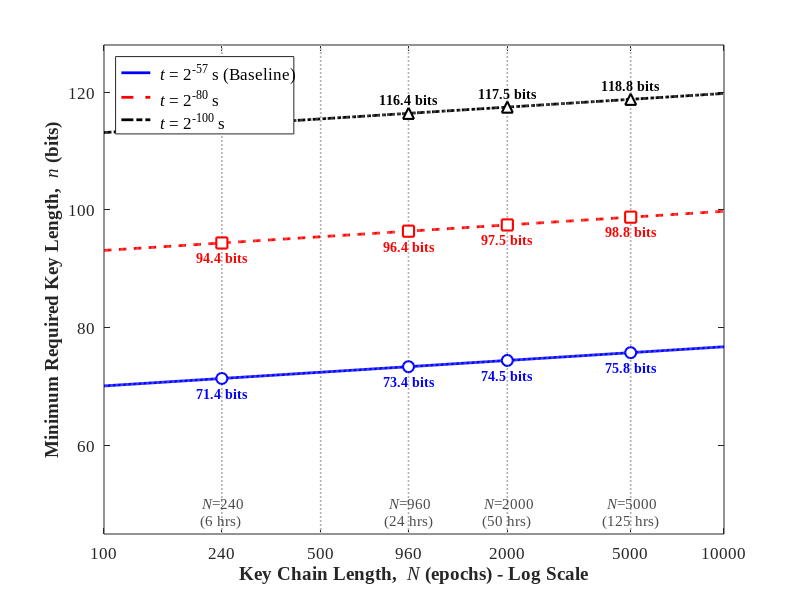

The MATLAB script that drew this image:

% ---------------------------------------------------------
% PQ-GNSS-TESLA: Minimum Pre-Quantum Key Length Evaluation
% Highlighting specific chain lengths with custom vertical lines
% ---------------------------------------------------------

% 1. Parameter Settings
T_epoch = 90; % Duration of one TESLA epoch (seconds)

% Continuous data for smooth lines
N_plot = logspace(2, 4, 500); % N from 100 to 10000

% Highlight targets 
N_hl = [240, 960, 2000, 5000]; 
label_time = {'(6 hrs)', '(24 hrs)', '(50 hrs)', '(125 hrs)'};

% Custom Vertical Lines 
N_vlines = [240, 500, 960, 2000, 5000];

% 2. Calculate Key Lengths (n)
% Lines
n_57_plot = 57 + log2(N_plot * T_epoch);
n_80_plot = 80 + log2(N_plot * T_epoch);
n_100_plot = 100 + log2(N_plot * T_epoch);

% Highlight points
n_57_hl = 57 + log2(N_hl * T_epoch);
n_80_hl = 80 + log2(N_hl * T_epoch);
n_100_hl = 100 + log2(N_hl * T_epoch);

% 3. Plotting the results
figure('Color', 'w', 'Position', [100, 100, 900, 650]);
hold on;

for i = 1:length(N_vlines)
    plot([N_vlines(i) N_vlines(i)], [45, 128], ':', 'Color', [0.7 0.7 0.7], 'LineWidth', 1.2, 'HandleVisibility', 'off');
end

% Plot continuous lines
plot(N_plot, n_57_plot, '-b', 'LineWidth', 2, 'DisplayName', '{\it t} = 2^{-57} s (Baseline)');
plot(N_plot, n_80_plot, '--r', 'LineWidth', 2, 'DisplayName', '{\it t} = 2^{-80} s');
plot(N_plot, n_100_plot, '-.k', 'LineWidth', 2, 'DisplayName', '{\it t} = 2^{-100} s');

% Plot Highlight Markers
plot(N_hl, n_57_hl, 'bo', 'MarkerSize', 8, 'MarkerFaceColor', 'w', 'LineWidth', 1.5, 'HandleVisibility', 'off');
plot(N_hl, n_80_hl, 'rs', 'MarkerSize', 8, 'MarkerFaceColor', 'w', 'LineWidth', 1.5, 'HandleVisibility', 'off');
plot(N_hl, n_100_hl, 'k^', 'MarkerSize', 8, 'MarkerFaceColor', 'w', 'LineWidth', 1.5, 'HandleVisibility', 'off');

% 4. Add Text Annotations for specific bit lengths
for i = 1:length(N_hl)
    % N and Time labels at the bottom
    text(N_hl(i), 46, {sprintf('{\\it N}=%d', N_hl(i)), label_time{i}}, ...
        'FontSize', 11, 'FontName', 'Times New Roman', 'Color', [0.3 0.3 0.3], ...
        'HorizontalAlignment', 'center', 'VerticalAlignment', 'bottom');

    % Bit length annotations
    text(N_hl(i), n_100_hl(i) + 1.5, sprintf('%.1f bits', n_100_hl(i)), ...
        'FontSize', 10, 'FontName', 'Times New Roman', 'Color', 'k', ...
        'HorizontalAlignment', 'center', 'VerticalAlignment', 'bottom', 'FontWeight', 'bold');
    
    text(N_hl(i), n_80_hl(i) - 1.5, sprintf('%.1f bits', n_80_hl(i)), ...
        'FontSize', 10, 'FontName', 'Times New Roman', 'Color', 'r', ...
        'HorizontalAlignment', 'center', 'VerticalAlignment', 'top', 'FontWeight', 'bold');
    
    text(N_hl(i), n_57_hl(i) - 1.5, sprintf('%.1f bits', n_57_hl(i)), ...
        'FontSize', 10, 'FontName', 'Times New Roman', 'Color', 'b', ...
        'HorizontalAlignment', 'center', 'VerticalAlignment', 'top', 'FontWeight', 'bold');
end

% 5. Formatting for Academic Paper
set(gca, 'XScale', 'log'); % Set X-axis to Log Scale for better readability

set(gca, 'XGrid', 'off', 'XMinorGrid', 'off');
set(gca, 'YGrid', 'off', 'YMinorGrid', 'off');

set(gca, 'Color', 'w'); 
box on;
set(gca, 'FontSize', 12, 'FontName', 'Times New Roman');

% X-axis Ticks Configuration
xticks([100, 240, 500, 960, 2000, 5000, 10000]);
xticklabels({'100', '240', '500', '960', '2000', '5000', '10000'});

xlabel('Key Chain Length, {\it N} (epochs) - Log Scale', 'FontSize', 14, 'FontWeight', 'bold');
ylabel('Minimum Required Key Length, {\it n} (bits)', 'FontSize', 14, 'FontWeight', 'bold');

% Legend
legend('Location', 'northwest', 'FontSize', 12, 'FontName', 'Times New Roman');

ylim([45, 128]);

hold off;
